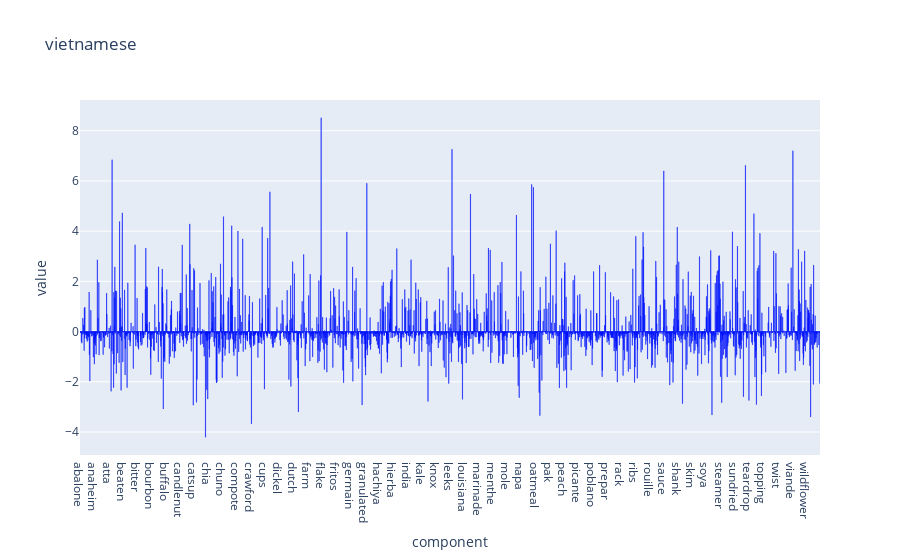

The code cell stored with this chart in its notebook:
### Markdown cell above
#### Coefficient Bar Chart

### Code cell
for i, country in enumerate(best.classes_):
    line = go.Bar(x=train_vectorizer.get_feature_names(),y=best.coef_[i],text=best.coef_[i],textposition="outside",name="Number of users",marker_color="rgb(0,200,225)")
    fig = go.Figure(line)
    fig.update_traces(marker_line_color='rgb(0,0,255)',opacity=1)
    fig.update_layout(title=country,xaxis=dict(title="component"),yaxis=dict(title="value"))
    pio.write_image(fig, f"output/coefficients/{country}.png")
    if i == len(best.classes_)-1:
        fig.show()

### Figure 1 — Plotly figure (JSON) as saved in the notebook; plotly's stock layout.template omitted (floating-point values rounded to 4 significant figures; data arrays with more than 128 entries replaced by an {"elided": "..."} marker saying what was removed)
{"data": [{"marker": {"color": "rgb(0,200,225)", "line": {"color": "rgb(0,0,255)"}}, "name": "Number of users", "opacity": 1, "text": {"elided": "2963 float values"}, "textposition": "outside", "type": "bar", "x": {"elided": "2963 str values"}, "y": {"elided": "2963 float values"}}], "layout": {"title": {"text": "vietnamese"}, "xaxis": {"title": {"text": "component"}}, "yaxis": {"title": {"text": "value"}}}}
